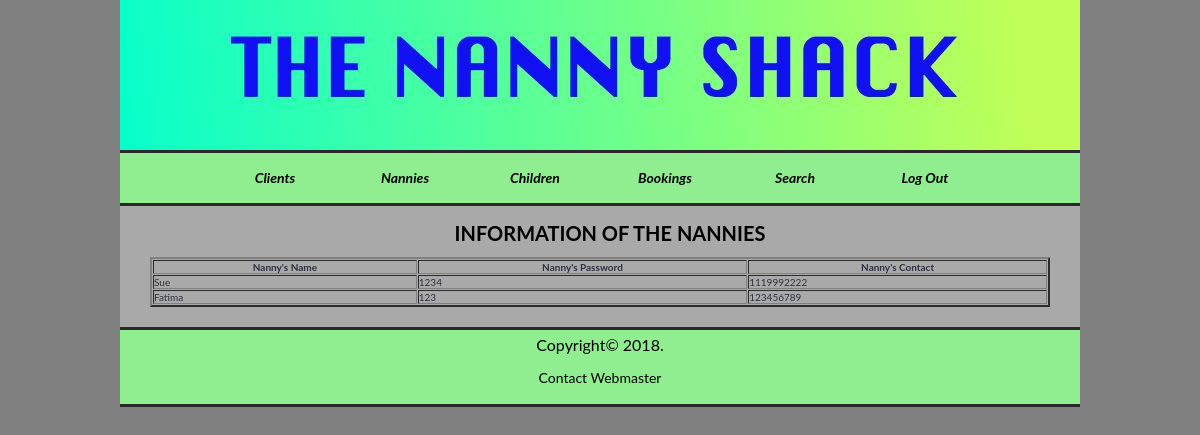
Page /TheNannyShack/nannies.php on the committed database.
### tables this page shows
CREATE TABLE `nannies` (
  `nanny_id` int(10) UNSIGNED NOT NULL,
  `username` varchar(45) NOT NULL,
  `password` varchar(40) NOT NULL,
  `phone` varchar(40) NOT NULL
);

### TheNannyShack/nannies.php (the view, shortened to what this page needs)
<?php
$con = mysqli_connect("localhost", "root");
mysqli_select_db($con,"nanny_shack");
$sql = "SELECT * FROM nannies";
$result = mysqli_query($con,$sql);
?>
<!doctype html>
<html>
<head>
<link href="css/reset.css" rel="stylesheet" type="text/css">
<link href="css/styleGuide.css" rel="stylesheet" type="text/css">
</head>
<body>
<div id="container">
<div id="banner"></div>
<div class="navBar-wrap">
  <div class ="navBar">
    <ul>
      <li> <a href="clients.php" >Clients</a> </li>
      <li> <a href="nannies.php" >Nannies</a>
      </li>
      <li> <a href="childData.php" >Children</a> </li>
		 <li> <a href="seebookings.php" >Bookings</a> </li>
     <li> <a href="#" >Search</a>
			</li>
			<li> <a href="logout.php" >Log Out</a>
			</li>
    </ul>
  </div>
</div>
<div id="content">
  <h1 class="headingBrown">INFORMATION OF THE NANNIES</h1><br>
 <table width = "900" border = "2" cellpadding = "1" cellspacing = "1" id = "clients">
 <tr>
 <th>Nanny's Name</th>
  <th>Nanny's Password</th>
    <th>Nanny's Contact</th>
  </tr>
  <?php
  while($nanny = mysqli_fetch_assoc($result)){
  echo  "<tr>";
  echo "<td>".$nanny['username']."</td>";
  echo "<td>".$nanny['password']."</td>";
  echo "<td>".$nanny['phone']."</td>";
  echo  "</tr>";
  }
  ?>
  </table>
</div>
<div id="footer">
  <p> Copyright&copy; 2018. <br>
  <a href="mailto:kazia1@educbe.ab.ca" class="a">Contact Webmaster</a> </p></div>
  </div>
</body>
</html>

### TheNannyShack/css/styleGuide.css (style rules this page uses)
body { background-color: grey; overflow:none; }
#container { width: 960px; margin-left: auto; margin-right: auto; font-family: Arial, Helvetica, sans-serif; font-size: 10px; background-color: darkgrey; }
#banner { background-image:url("../images/banner.jpg"); width: 960px; height: 150px; }
.navBar-wrap { height: 50px; border-top-style: solid; //border-top-height: 6px; border-top-color: #292929; background: lightgreen; text-align: center; }
.navBar { text-align: center; padding-left: 90px; width: 960px; }
.navBar li { color:#000000; list-style: none; font-family: Segoe, "Segoe UI", "DejaVu Sans", "Trebuchet MS", Verdana, sans-serif; }
.navBar li a { transition: all linear 0.15s; }
.navBar > ul > li { float: left; display: inline-block; position: relative; font-size: 18px; color: #000000; }
.navBar > ul > li > a { width: 100px; line-height: 20px; text-align: center; color: #000000; font-style: Italic; }
#content { width: 920px; padding-left: 30px; padding-right: 10px; border-top-style: solid; border-top-color: #292929; padding-top: 15px; padding-bottom: 20px; }
p { font-family: Arial, Helvetica, sans-serif; font-size: 16px; color:#000000; }
.headingBrown { color: #000000; text-align: center; }
#footer { background: lightgreen; width: 960px; border-bottom-style: solid; border-bottom-color: #292929; border-top: 3px; border-top-style: solid; border-top-color: #292929; text-align: center; padding-top: 5px; padding-bottom: 3px; font-size: 10px; margin-left: auto; margin-right: auto; color: #000000; }
a:link { font-family: Arial, Helvetica, sans-serif; font-size: 14px; color: #000000; }
#footer a:link { font-family: Arial, Helvetica, sans-serif; font-size: 14px; color: #000000; }
ul { font-style:normal; }
li { font-style: normal; font-size: 16px; font-family: Arial, Helvetica, sans-serif; color: #FFFFFF; font-weight: bold; text-decoration: blink; }
.a:link { font-size: 14px; color: #FFF1D3; }
div a { text-decoration: none; color: white; font-size: 20px; padding: 15px; display:inline-block; }
ul { display: inline; margin: 0; padding: 0; }
ul li { display: inline-block; }
* { font-family: 'Lato', Arial, Helvetica, sans-serif !important; color:#2E313F; }
html { overflow:none; }

### rows in the picture
nannies: username "Sue", password "1234", phone "1119992222"
nannies: username "Fatima", password "123", phone "123456789"
